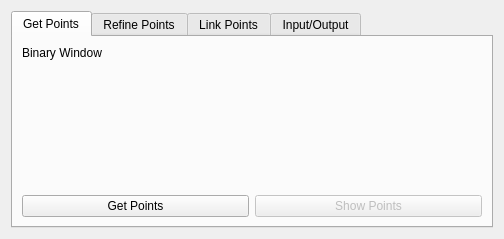
<?xml version="1.0" encoding="UTF-8"?>
<ui version="4.0">
 <class>AlgorithmGui</class>
 <widget class="QWidget" name="AlgorithmGui">
  <property name="geometry">
   <rect>
    <x>0</x>
    <y>0</y>
    <width>504</width>
    <height>239</height>
   </rect>
  </property>
  <property name="windowTitle">
   <string>Algorithm GUI</string>
  </property>
  <layout class="QGridLayout" name="gridLayout_2">
   <item row="0" column="0">
    <layout class="QHBoxLayout" name="horizontalLayout">
     <item>
      <widget class="QTabWidget" name="tabWidget">
       <property name="sizePolicy">
        <sizepolicy hsizetype="Expanding" vsizetype="Expanding">
         <horstretch>0</horstretch>
         <verstretch>0</verstretch>
        </sizepolicy>
       </property>
       <property name="currentIndex">
        <number>0</number>
       </property>
       <widget class="QWidget" name="tab">
        <attribute name="title">
         <string>Get Points</string>
        </attribute>
        <layout class="QGridLayout" name="gridLayout_3">
         <item row="0" column="0">
          <layout class="QVBoxLayout" name="verticalLayout_2">
           <item>
            <layout class="QGridLayout" name="gridLayout">
             <property name="sizeConstraint">
              <enum>QLayout::SetMinimumSize</enum>
             </property>
             <item row="1" column="2">
              <widget class="QLabel" name="label_2">
               <property name="text">
                <string>Binary Window</string>
               </property>
              </widget>
             </item>
             <item row="1" column="3">
              <layout class="QGridLayout" name="gridLayout_11"/>
             </item>
            </layout>
           </item>
          </layout>
         </item>
         <item row="2" column="0">
          <layout class="QGridLayout" name="gridLayout_12">
           <item row="0" column="0">
            <widget class="QPushButton" name="getPointsButton">
             <property name="text">
              <string>Get Points</string>
             </property>
            </widget>
           </item>
           <item row="0" column="1">
            <widget class="QPushButton" name="showPointsButton">
             <property name="enabled">
              <bool>false</bool>
             </property>
             <property name="text">
              <string>Show Points</string>
             </property>
            </widget>
           </item>
          </layout>
         </item>
         <item row="1" column="0">
          <spacer name="verticalSpacer">
           <property name="orientation">
            <enum>Qt::Vertical</enum>
           </property>
           <property name="sizeHint" stdset="0">
            <size>
             <width>20</width>
             <height>40</height>
            </size>
           </property>
          </spacer>
         </item>
        </layout>
       </widget>
       <widget class="QWidget" name="tab_2">
        <attribute name="title">
         <string>Refine Points</string>
        </attribute>
        <layout class="QGridLayout" name="gridLayout_5">
         <item row="0" column="0">
          <widget class="QGroupBox" name="circle_clusters_groupbox">
           <property name="title">
            <string>Fit 2D gaussians to each point</string>
           </property>
           <layout class="QGridLayout" name="gridLayout_6">
            <item row="0" column="0">
             <layout class="QGridLayout" name="gridLayout_4">
              <item row="2" column="0">
               <widget class="QLabel" name="label_3">
                <property name="text">
                 <string>Width of Gaussian for Fitting (pxls)</string>
                </property>
               </widget>
              </item>
              <item row="3" column="1">
               <widget class="QDoubleSpinBox" name="gauss_amp_spinbox">
                <property name="minimum">
                 <double>1.000000000000000</double>
                </property>
                <property name="maximum">
                 <double>1000.000000000000000</double>
                </property>
                <property name="value">
                 <double>50.000000000000000</double>
                </property>
               </widget>
              </item>
              <item row="0" column="0">
               <widget class="QLabel" name="label_5">
                <property name="text">
                 <string>Number of Points</string>
                </property>
               </widget>
              </item>
              <item row="2" column="1">
               <widget class="QDoubleSpinBox" name="gauss_sigma_spinbox">
                <property name="value">
                 <double>1.000000000000000</double>
                </property>
               </widget>
              </item>
              <item row="1" column="0">
               <widget class="QLabel" name="label">
                <property name="text">
                 <string>Blurred Window</string>
                </property>
               </widget>
              </item>
              <item row="0" column="1">
               <widget class="QLabel" name="num_pts_label">
                <property name="text">
                 <string>0</string>
                </property>
               </widget>
              </item>
              <item row="3" column="0">
               <widget class="QLabel" name="label_4">
                <property name="text">
                 <string>Amp of Gaussian for Fitting</string>
                </property>
               </widget>
              </item>
              <item row="1" column="1">
               <layout class="QGridLayout" name="gridLayout_9"/>
              </item>
             </layout>
            </item>
           </layout>
          </widget>
         </item>
         <item row="2" column="0">
          <layout class="QGridLayout" name="gridLayout_13">
           <item row="0" column="0">
            <widget class="QPushButton" name="refine_points_button">
             <property name="text">
              <string>Refine Points</string>
             </property>
            </widget>
           </item>
           <item row="0" column="1">
            <widget class="QPushButton" name="showPointsButton2">
             <property name="enabled">
              <bool>false</bool>
             </property>
             <property name="text">
              <string>Show Points</string>
             </property>
            </widget>
           </item>
          </layout>
         </item>
         <item row="1" column="0">
          <spacer name="verticalSpacer_2">
           <property name="orientation">
            <enum>Qt::Vertical</enum>
           </property>
           <property name="sizeHint" stdset="0">
            <size>
             <width>20</width>
             <height>40</height>
            </size>
           </property>
          </spacer>
         </item>
        </layout>
       </widget>
       <widget class="QWidget" name="tab_3">
        <attribute name="title">
         <string>Link Points</string>
        </attribute>
        <layout class="QGridLayout" name="gridLayout_7">
         <item row="0" column="0">
          <layout class="QVBoxLayout" name="verticalLayout">
           <item>
            <widget class="QGroupBox" name="groupBox_4">
             <property name="title">
              <string>Link points in different frames</string>
             </property>
             <layout class="QGridLayout" name="gridLayout_8">
              <item row="0" column="0">
               <layout class="QVBoxLayout" name="filter_clusters_layout">
                <item>
                 <widget class="QLabel" name="label_6">
                  <property name="text">
                   <string>Number of Tracks</string>
                  </property>
                 </widget>
                </item>
               </layout>
              </item>
              <item row="0" column="1">
               <widget class="QLabel" name="num_tracks_label">
                <property name="text">
                 <string>0</string>
                </property>
               </widget>
              </item>
              <item row="1" column="0">
               <widget class="QLabel" name="label_7">
                <property name="text">
                 <string>Number of Gap Frames Allowed Between Points</string>
                </property>
               </widget>
              </item>
              <item row="2" column="0">
               <widget class="QLabel" name="label_8">
                <property name="text">
                 <string>Max Distance to Link Points (pxls)</string>
                </property>
               </widget>
              </item>
              <item row="1" column="1">
               <widget class="QSpinBox" name="maxFramesSkippedSpinBox">
                <property name="minimum">
                 <number>0</number>
                </property>
                <property name="value">
                 <number>2</number>
                </property>
               </widget>
              </item>
              <item row="2" column="1">
               <widget class="QDoubleSpinBox" name="maxDistanceSpinBox">
                <property name="value">
                 <double>3.000000000000000</double>
                </property>
               </widget>
              </item>
             </layout>
            </widget>
           </item>
          </layout>
         </item>
         <item row="2" column="0">
          <layout class="QGridLayout" name="gridLayout_14">
           <item row="0" column="0">
            <widget class="QPushButton" name="link_points_button">
             <property name="text">
              <string>Link Points</string>
             </property>
            </widget>
           </item>
           <item row="0" column="1">
            <widget class="QPushButton" name="showTracksButton">
             <property name="enabled">
              <bool>false</bool>
             </property>
             <property name="text">
              <string>Show Tracks</string>
             </property>
            </widget>
           </item>
          </layout>
         </item>
         <item row="1" column="0">
          <spacer name="verticalSpacer_3">
           <property name="orientation">
            <enum>Qt::Vertical</enum>
           </property>
           <property name="sizeHint" stdset="0">
            <size>
             <width>20</width>
             <height>40</height>
            </size>
           </property>
          </spacer>
         </item>
        </layout>
       </widget>
       <widget class="QWidget" name="tab_4">
        <attribute name="title">
         <string>Input/Output</string>
        </attribute>
        <widget class="QWidget" name="gridLayoutWidget_7">
         <property name="geometry">
          <rect>
           <x>9</x>
           <y>9</y>
           <width>461</width>
           <height>181</height>
          </rect>
         </property>
         <layout class="QGridLayout" name="gridLayout_15">
          <item row="0" column="0">
           <widget class="QPushButton" name="save_insight_button">
            <property name="text">
             <string>Save tracks as insight file</string>
            </property>
           </widget>
          </item>
         </layout>
        </widget>
       </widget>
      </widget>
     </item>
    </layout>
   </item>
  </layout>
 </widget>
 <resources/>
 <connections/>
</ui>
